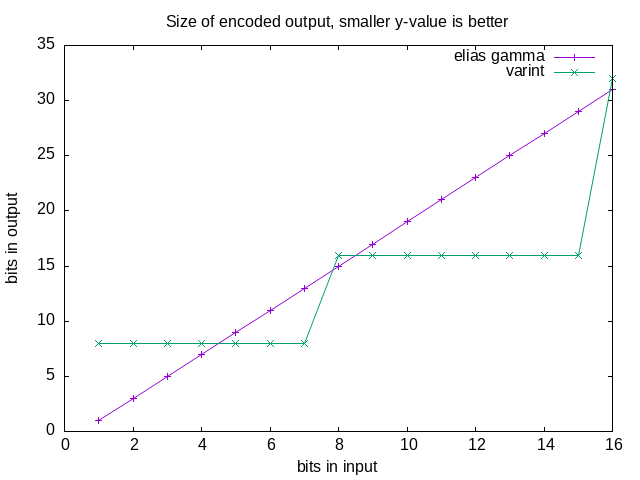

Generate this figure with gnuplot:
#!/usr/bin/env gnuplot

set term png
set output 'bitsizes.png'
set xlabel 'bits in input'
set ylabel 'bits in output'
set title 'Size of encoded output, smaller y-value is better'
plot 'bitsizes.csv' using 1:2 with linespoints title 'elias gamma',\
     'bitsizes.csv' using 1:3 with linespoints title 'varint'


set output 'bitsizes2.png'
plot 'bitsizes2.csv' using 1:2 with linespoints title 'varint',\
     'bitsizes2.csv' using 1:3 with linespoints title 'gamma',\
     'bitsizes2.csv' using 1:4 with linespoints title 'delta'
